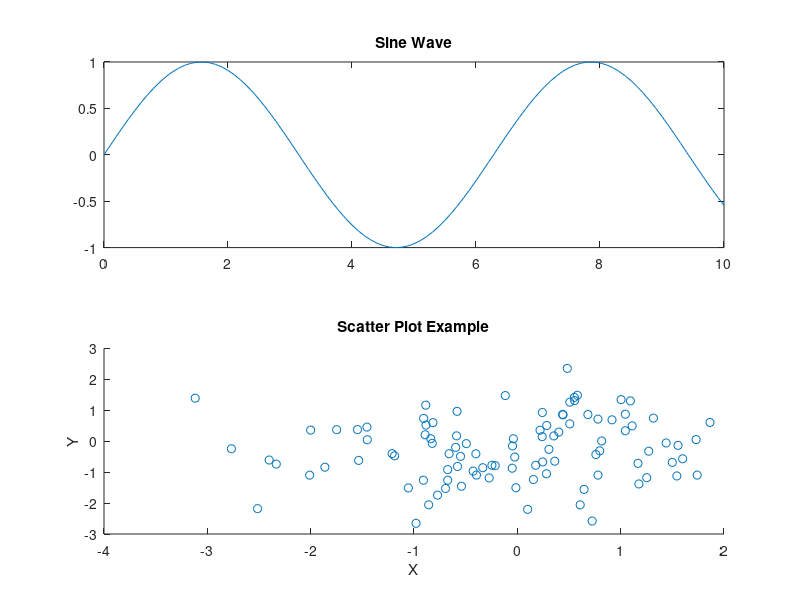

MATLAB code to generate this figure:
% Soheil Fouladvandi
% Section (6)

%{
In MATLAB, plotting and drawing charts are essential for 
visualizing data, making it easier to interpret and analyze.
%}

% 1. Basic Plotting
%   You can create 2D plots using the plot() function.
%   This is useful for plotting mathematical
%   functions, data series, and other types of data.

%   Example:
x = 0:0.1:10;         % Define x values
y = sin(x);           % Define y values as the sine of x
plot(x, y);           % Plot y vs. x
xlabel('X Axis');     % Label x-axis
ylabel('Y Axis');     % Label y-axis
title('Sine Wave');   % Title of the plot
grid on;              % Display grid

% x and y represent the data points to be plotted.
% The xlabel(), ylabel(), and title() functions are used to add labels
% and a title to the plot.
% grid on adds grid lines to the plot for better readability.

% 2. Line and Marker Customization
%   You can modify the appearance of the plot by changing the line style, 
%   marker type, and color.
plot(x, y, '-.r', 'LineWidth', 2, 'Marker', 'o', 'MarkerFaceColor', 'blue');

%  -.r specifies a red dash-dot line style.
%  LineWidth controls the thickness of the line.
%  Marker and MarkerFaceColor are used to customize the points
%  where the line intersects the data.

% 3. Multiple Plots in One Figure
%  You can overlay multiple plots on the same figure
%  using the hold on command.
y2 = cos(x);               % Define y2 values as cosine of x
plot(x, y, 'r');           % Plot sine curve in red
hold on;                   % Hold the current plot
plot(x, y2, 'b');          % Plot cosine curve in blue
hold off;                  % Release hold to add new plots separately
legend('Sine', 'Cosine');  % Add a legend

% The legend() function labels the lines in the plot for easier identification.

% 4. Subplots
%   You can display multiple plots in the same
%   figure window using subplot().
%   This is useful when you want to compare different datasets side by side.
subplot(2, 1, 1);      % Create a subplot grid with 2 rows, 1 column, and select the first plot
plot(x, y);            % Plot sine
title('Sine Wave');

subplot(2, 1, 2);      % Select the second plot
plot(x, y2);           % Plot cosine
title('Cosine Wave');

% subplot(m, n, p) divides the figure into a grid of m rows and n columns,
% and p specifies which subplot to use.

% 5. Scatter Plot
%    A scatter plot shows the relationship between two sets of data points.

x = randn(1, 100);       % Generate random data for x
y = randn(1, 100);       % Generate random data for y
scatter(x, y);           % Create a scatter plot
xlabel('X');
ylabel('Y');
title('Scatter Plot Example');

% scatter() plots individual points based on their x and y coordinates.


